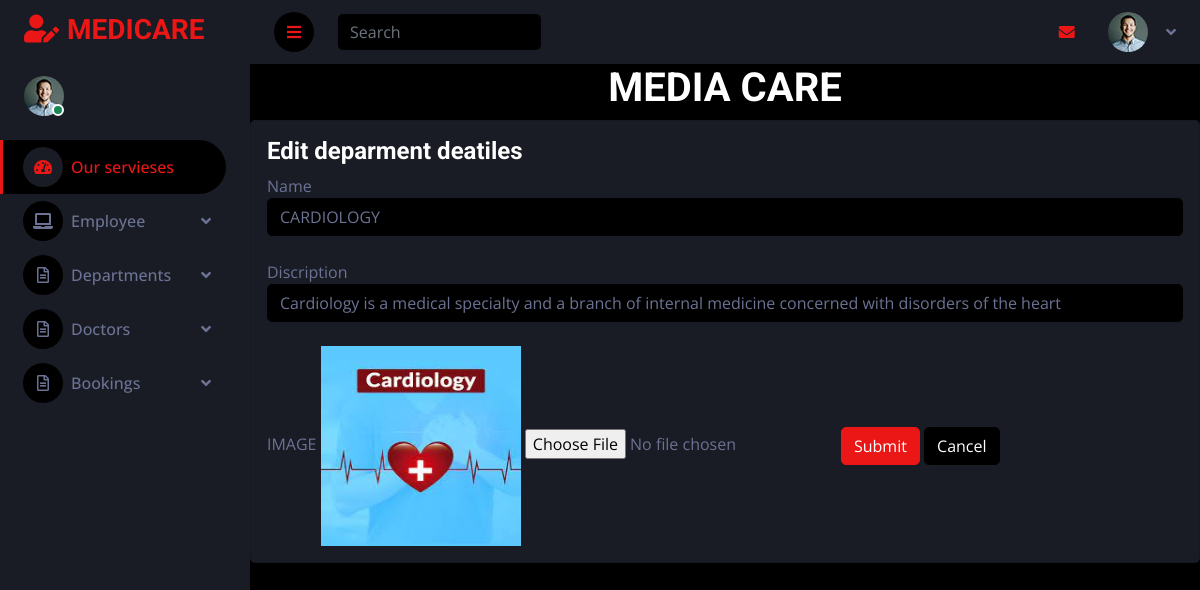
The app's page /backend/editdepartment/7/ with its own data.
### backend/models.py (models this page shows)
class department(models.Model):
    Name = models.CharField(max_length=100, null=True, blank=True)
    Discription=models.CharField(max_length=100, null=True, blank=True)
    Image = models.ImageField(upload_to="profile", null=True, blank=True)

### backend/views.py (the view)
# urls.py: path('editdepartment/<int:dataid>/', views.editdepartment, name="editdepartment"),
def editdepartment(req,dataid):
    data = department.objects.get(id=dataid)
    print(data)
    return render(req,"editdepartment.html", {'data':data})

### backend/templates/editdepartment.html (shortened to what this page needs)
<!DOCTYPE html>
{% extends 'index.html' %}
{% block content %}
<html lang="en">
<head>
</head>
<body>
<center><h1>MEDIA CARE</h1></center>
<div class="card" style="background-color:#191c24">
                  <div class="card-body">
                    <h4 class="card-title">Edit deparment deatiles</h4>
                      <form class="forms-sample" method="post" action="{% url 'updatedepartment' dataid=data.id %}" class="forms-sample" enctype="multipart/form-data"
                      method="post">
                      <div class="form-group">
                        <label for="exampleInputName1">Name</label>
                        <input type="text" class="form-control" id="exampleInputName1" placeholder="Name" name="name" value="{{data.Name}}">
                      </div>
                        <br>
                      <div class="form-group">
                        <label for="exampleInputdiscription"> Discription</label>
                        <input type="text" class="form-control" id="exampleInputdiscription" placeholder="discription" name="discription" value="{{data.Discription}}">
                      </div>
                        <br>
                      <div>
                        <label> IMAGE </label>
                          <img src = "{{data.Image.url}}" width="200px" height="200px" >
                        <input type="file" class="file-upload-default" name="image">
                      <button type="submit" class="btn btn-primary mr-2">Submit</button>
                      <button class="btn btn-dark">Cancel</button>
                        </form>
                  </div>
                </div>
</body>
</html>
{% endblock %}

### backend/static/css/style.css (style rules this page uses)
:root { --primary: #EB1616; --secondary: #191C24; --light: #6C7293; --dark: #000000; }
.btn { transition: .5s; }

### records on screen
department: name "CARDIOLOGY", discription "Cardiology is a medical specialty and a branch of internal medicine concerned with disorders of the heart", Image (picture)
